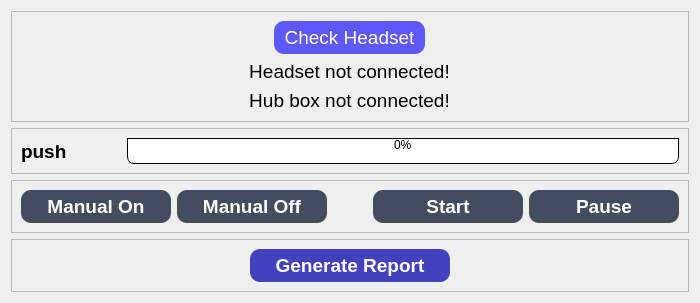
              <widget class="QWidget" name="FesPage">
               <layout class="QVBoxLayout" name="verticalLayout_22">
                <item>
                 <widget class="QFrame" name="frame_28">
                  <property name="frameShape">
                   <enum>QFrame::StyledPanel</enum>
                  </property>
                  <property name="frameShadow">
                   <enum>QFrame::Raised</enum>
                  </property>
                  <layout class="QVBoxLayout" name="verticalLayout_21">
                   <item alignment="Qt::AlignHCenter">
                    <widget class="QPushButton" name="fesCheckBtn">
                     <property name="sizePolicy">
                      <sizepolicy hsizetype="Expanding" vsizetype="Maximum">
                       <horstretch>0</horstretch>
                       <verstretch>0</verstretch>
                      </sizepolicy>
                     </property>
                     <property name="font">
                      <font>
                       <pointsize>14</pointsize>
                      </font>
                     </property>
                     <property name="styleSheet">
                      <string notr="true">QPushButton{
	background-color:rgb(93, 88, 255);
	color:rgb(255, 255, 255);
	padding: 5px 10px; 
	border-top-left-radius: 10px;
	border-top-right-radius: 10px;
	border-bottom-left-radius: 10px;
	border-bottom-right-radius: 10px;
	border-left: 2px solidrgb(135, 153, 184);
	border-right: 2px solidrgb(135, 153, 184);
	border-top: 2px solidrgb(135, 153, 184);
	border-bottom: 2px solidrgb(135, 153, 184);
}
QPushButton:hover{
	background-color:rgb(43, 34, 173);
}
QPushButton:pressed{
	background-color:rgb(126, 255, 247);
}
</string>
                     </property>
                     <property name="text">
                      <string>Check Headset</string>
                     </property>
                     <property name="icon">
                      <iconset resource="../GRH-Home-BCI-git/resources.qrc">
                       <normaloff>:/icons/icons/headphones.svg</normaloff>:/icons/icons/headphones.svg</iconset>
                     </property>
                     <property name="iconSize">
                      <size>
                       <width>30</width>
                       <height>30</height>
                      </size>
                     </property>
                    </widget>
                   </item>
                   <item alignment="Qt::AlignHCenter">
                    <widget class="QLabel" name="fesHeadLabel">
                     <property name="font">
                      <font>
                       <pointsize>14</pointsize>
                      </font>
                     </property>
                     <property name="text">
                      <string>Headset not connected!</string>
                     </property>
                     <property name="alignment">
                      <set>Qt::AlignCenter</set>
                     </property>
                    </widget>
                   </item>
                   <item alignment="Qt::AlignHCenter">
                    <widget class="QLabel" name="fesStatLabel">
                     <property name="font">
                      <font>
                       <pointsize>14</pointsize>
                      </font>
                     </property>
                     <property name="text">
                      <string>Hub box not connected!</string>
                     </property>
                     <property name="alignment">
                      <set>Qt::AlignCenter</set>
                     </property>
                    </widget>
                   </item>
                  </layout>
                 </widget>
                </item>
                <item>
                 <widget class="QFrame" name="frame_27">
                  <property name="frameShape">
                   <enum>QFrame::StyledPanel</enum>
                  </property>
                  <property name="frameShadow">
                   <enum>QFrame::Raised</enum>
                  </property>
                  <layout class="QHBoxLayout" name="horizontalLayout_14">
                   <item alignment="Qt::AlignLeft">
                    <widget class="QLabel" name="fesLabel">
                     <property name="sizePolicy">
                      <sizepolicy hsizetype="Fixed" vsizetype="Preferred">
                       <horstretch>0</horstretch>
                       <verstretch>0</verstretch>
                      </sizepolicy>
                     </property>
                     <property name="minimumSize">
                      <size>
                       <width>60</width>
                       <height>0</height>
                      </size>
                     </property>
                     <property name="font">
                      <font>
                       <pointsize>14</pointsize>
                       <weight>75</weight>
                       <bold>true</bold>
                      </font>
                     </property>
                     <property name="text">
                      <string>push</string>
                     </property>
                    </widget>
                   </item>
                   <item>
                    <spacer name="horizontalSpacer_14">
                     <property name="orientation">
                      <enum>Qt::Horizontal</enum>
                     </property>
                     <property name="sizeType">
                      <enum>QSizePolicy::Preferred</enum>
                     </property>
                     <property name="sizeHint" stdset="0">
                      <size>
                       <width>40</width>
                       <height>20</height>
                      </size>
                     </property>
                    </spacer>
                   </item>
                   <item>
                    <widget class="QProgressBar" name="fesProgressBar">
                     <property name="styleSheet">
                      <string notr="true">QProgressBar {
border: 1px solid black;
text-align: top;
padding: 1px;
border-bottom-right-radius: 7px;
border-bottom-left-radius: 7px;
background: QLinearGradient( x1: 0, y1: 0, x2: 1, y2: 0,
stop: 0 #fff,
stop: 0.4999 #eee,
stop: 0.5 #ddd,
stop: 1 #eee );
width: 15px;
}

QProgressBar::chunk {
background: QLinearGradient( x1: 0, y1: 0, x2: 1, y2: 0,
stop: 0 #78d,
stop: 0.4999 #46a,
stop: 0.5 #45a,
stop: 1 #238 );
border-bottom-right-radius: 7px;
border-bottom-left-radius: 7px;
border: 1px solid black;
}</string>
                     </property>
                     <property name="value">
                      <number>0</number>
                     </property>
                    </widget>
                   </item>
                  </layout>
                 </widget>
                </item>
                <item>
                 <widget class="QFrame" name="frame_29">
                  <property name="frameShape">
                   <enum>QFrame::StyledPanel</enum>
                  </property>
                  <property name="frameShadow">
                   <enum>QFrame::Raised</enum>
                  </property>
                  <layout class="QHBoxLayout" name="horizontalLayout_15">
                   <item alignment="Qt::AlignHCenter">
                    <widget class="QPushButton" name="fesManualOnBtn">
                     <property name="sizePolicy">
                      <sizepolicy hsizetype="Expanding" vsizetype="Maximum">
                       <horstretch>0</horstretch>
                       <verstretch>0</verstretch>
                      </sizepolicy>
                     </property>
                     <property name="minimumSize">
                      <size>
                       <width>150</width>
                       <height>0</height>
                      </size>
                     </property>
                     <property name="font">
                      <font>
                       <pointsize>14</pointsize>
                       <weight>75</weight>
                       <bold>true</bold>
                      </font>
                     </property>
                     <property name="styleSheet">
                      <string notr="true">QPushButton{
	background-color:rgb(68, 77, 93);
	color:rgb(255, 255, 255);
	padding: 5px 10px; 
	border-top-left-radius: 10px;
	border-top-right-radius: 10px;
	border-bottom-left-radius: 10px;
	border-bottom-right-radius: 10px;
	border-left: 2px solidrgb(135, 153, 184);
	border-right: 2px solidrgb(135, 153, 184);
	border-top: 2px solidrgb(135, 153, 184);
	border-bottom: 2px solidrgb(135, 153, 184);
}
QPushButton:hover{
	background-color:rgb(148, 168, 202);
}
QPushButton:pressed{
	background-color:rgb(143, 255, 130);
}
</string>
                     </property>
                     <property name="text">
                      <string>Manual On</string>
                     </property>
                     <property name="icon">
                      <iconset resource="../GRH-Home-BCI-git/resources.qrc">
                       <normaloff>:/icons/icons/zap.svg</normaloff>:/icons/icons/zap.svg</iconset>
                     </property>
                     <property name="iconSize">
                      <size>
                       <width>30</width>
                       <height>30</height>
                      </size>
                     </property>
                    </widget>
                   </item>
                   <item alignment="Qt::AlignHCenter">
                    <widget class="QPushButton" name="fesManualOffBtn">
                     <property name="sizePolicy">
                      <sizepolicy hsizetype="Expanding" vsizetype="Maximum">
                       <horstretch>0</horstretch>
                       <verstretch>0</verstretch>
                      </sizepolicy>
                     </property>
                     <property name="minimumSize">
                      <size>
                       <width>150</width>
                       <height>0</height>
                      </size>
                     </property>
                     <property name="font">
                      <font>
                       <pointsize>14</pointsize>
                       <weight>75</weight>
                       <bold>true</bold>
                      </font>
                     </property>
                     <property name="styleSheet">
                      <string notr="true">QPushButton{
	background-color:rgb(68, 77, 93);
	color:rgb(255, 255, 255);
	padding: 5px 10px; 
	border-top-left-radius: 10px;
	border-top-right-radius: 10px;
	border-bottom-left-radius: 10px;
	border-bottom-right-radius: 10px;
	border-left: 2px solidrgb(135, 153, 184);
	border-right: 2px solidrgb(135, 153, 184);
	border-top: 2px solidrgb(135, 153, 184);
	border-bottom: 2px solidrgb(135, 153, 184);
}
QPushButton:hover{
	background-color:rgb(148, 168, 202);
}
QPushButton:pressed{
	background-color:rgb(255, 142, 144);

}
</string>
                     </property>
                     <property name="text">
                      <string>Manual Off</string>
                     </property>
                     <property name="icon">
                      <iconset resource="../GRH-Home-BCI-git/resources.qrc">
                       <normaloff>:/icons/icons/zap-off.svg</normaloff>:/icons/icons/zap-off.svg</iconset>
                     </property>
                     <property name="iconSize">
                      <size>
                       <width>30</width>
                       <height>30</height>
                      </size>
                     </property>
                    </widget>
                   </item>
                   <item>
                    <spacer name="horizontalSpacer_15">
                     <property name="orientation">
                      <enum>Qt::Horizontal</enum>
                     </property>
                     <property name="sizeHint" stdset="0">
                      <size>
                       <width>40</width>
                       <height>20</height>
                      </size>
                     </property>
                    </spacer>
                   </item>
                   <item alignment="Qt::AlignHCenter">
                    <widget class="QPushButton" name="fesStartBtn">
                     <property name="sizePolicy">
                      <sizepolicy hsizetype="Expanding" vsizetype="Maximum">
                       <horstretch>0</horstretch>
                       <verstretch>0</verstretch>
                      </sizepolicy>
                     </property>
                     <property name="minimumSize">
                      <size>
                       <width>150</width>
                       <height>0</height>
                      </size>
                     </property>
                     <property name="font">
                      <font>
                       <pointsize>14</pointsize>
                       <weight>75</weight>
                       <bold>true</bold>
                      </font>
                     </property>
                     <property name="styleSheet">
                      <string notr="true">QPushButton{
	background-color:rgb(68, 77, 93);
	color:rgb(255, 255, 255);
	padding: 5px 10px; 
	border-top-left-radius: 10px;
	border-top-right-radius: 10px;
	border-bottom-left-radius: 10px;
	border-bottom-right-radius: 10px;
	border-left: 2px solidrgb(135, 153, 184);
	border-right: 2px solidrgb(135, 153, 184);
	border-top: 2px solidrgb(135, 153, 184);
	border-bottom: 2px solidrgb(135, 153, 184);
}
QPushButton:hover{
	background-color:rgb(148, 168, 202);
}
QPushButton:pressed{
	background-color:rgb(106, 255, 156);
}
</string>
                     </property>
                     <property name="text">
                      <string>Start</string>
                     </property>
                     <property name="icon">
                      <iconset resource="../GRH-Home-BCI-git/resources.qrc">
                       <normaloff>:/icons/icons/fast-forward.svg</normaloff>:/icons/icons/fast-forward.svg</iconset>
                     </property>
                     <property name="iconSize">
                      <size>
                       <width>30</width>
                       <height>30</height>
                      </size>
                     </property>
                    </widget>
                   </item>
                   <item alignment="Qt::AlignHCenter">
                    <widget class="QPushButton" name="fesPauseBtn">
                     <property name="sizePolicy">
                      <sizepolicy hsizetype="Expanding" vsizetype="Maximum">
                       <horstretch>0</horstretch>
                       <verstretch>0</verstretch>
                      </sizepolicy>
                     </property>
                     <property name="minimumSize">
                      <size>
                       <width>150</width>
                       <height>0</height>
                      </size>
                     </property>
                     <property name="font">
                      <font>
                       <pointsize>14</pointsize>
                       <weight>75</weight>
                       <bold>true</bold>
                      </font>
                     </property>
                     <property name="styleSheet">
                      <string notr="true">QPushButton{
	background-color:rgb(68, 77, 93);
	color:rgb(255, 255, 255);
	padding: 5px 10px; 
	border-top-left-radius: 10px;
	border-top-right-radius: 10px;
	border-bottom-left-radius: 10px;
	border-bottom-right-radius: 10px;
	border-left: 2px solidrgb(135, 153, 184);
	border-right: 2px solidrgb(135, 153, 184);
	border-top: 2px solidrgb(135, 153, 184);
	border-bottom: 2px solidrgb(135, 153, 184);
}
QPushButton:hover{
	background-color:rgb(148, 168, 202);
}
QPushButton:pressed{
	background-color:rgb(254, 255, 138);

}
</string>
                     </property>
                     <property name="text">
                      <string>Pause</string>
                     </property>
                     <property name="icon">
                      <iconset resource="../GRH-Home-BCI-git/resources.qrc">
                       <normaloff>:/icons/icons/pause.svg</normaloff>:/icons/icons/pause.svg</iconset>
                     </property>
                     <property name="iconSize">
                      <size>
                       <width>30</width>
                       <height>30</height>
                      </size>
                     </property>
                    </widget>
                   </item>
                  </layout>
                 </widget>
                </item>
                <item>
                 <widget class="QFrame" name="frame_30">
                  <property name="frameShape">
                   <enum>QFrame::StyledPanel</enum>
                  </property>
                  <property name="frameShadow">
                   <enum>QFrame::Raised</enum>
                  </property>
                  <layout class="QHBoxLayout" name="horizontalLayout_16">
                   <item alignment="Qt::AlignHCenter">
                    <widget class="QPushButton" name="fesReportBtn">
                     <property name="sizePolicy">
                      <sizepolicy hsizetype="Expanding" vsizetype="Maximum">
                       <horstretch>0</horstretch>
                       <verstretch>0</verstretch>
                      </sizepolicy>
                     </property>
                     <property name="minimumSize">
                      <size>
                       <width>200</width>
                       <height>0</height>
                      </size>
                     </property>
                     <property name="font">
                      <font>
                       <pointsize>14</pointsize>
                       <weight>75</weight>
                       <bold>true</bold>
                      </font>
                     </property>
                     <property name="styleSheet">
                      <string notr="true">QPushButton{
	background-color:rgb(67, 65, 189);
	color:rgb(255, 255, 255);
	padding: 5px 10px; 
	border-top-left-radius: 10px;
	border-top-right-radius: 10px;
	border-bottom-left-radius: 10px;
	border-bottom-right-radius: 10px;
	border-left: 2px solidrgb(135, 153, 184);
	border-right: 2px solidrgb(135, 153, 184);
	border-top: 2px solidrgb(135, 153, 184);
	border-bottom: 2px solidrgb(135, 153, 184);
}
QPushButton:hover{
	background-color:rgb(43, 34, 173);
}
QPushButton:pressed{
	background-color:rgb(126, 255, 247);
}
</string>
                     </property>
                     <property name="text">
                      <string>Generate Report</string>
                     </property>
                     <property name="icon">
                      <iconset resource="../GRH-Home-BCI-git/resources.qrc">
                       <normaloff>:/icons/icons/printer.svg</normaloff>:/icons/icons/printer.svg</iconset>
                     </property>
                     <property name="iconSize">
                      <size>
                       <width>35</width>
                       <height>35</height>
                      </size>
                     </property>
                    </widget>
                   </item>
                  </layout>
                 </widget>
                </item>
               </layout>
              </widget>
